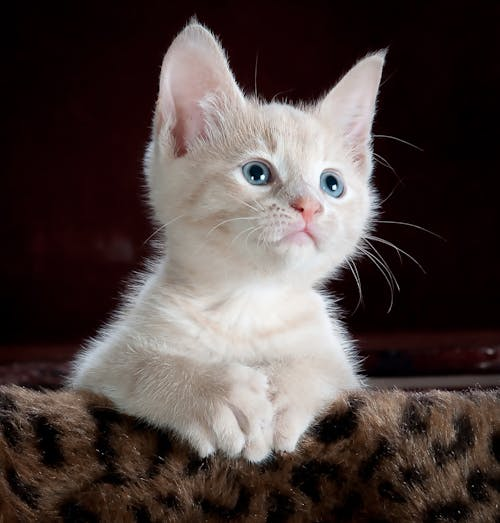
#> input picture images/kitty.jpeg, 500 x 523 px, found by its file name
$ jupyter execute noise.ipynb
#> lines starting #> are read from the running program, lines starting #| are printed output that depends on the picture
[cell 1]
import numpy as np
import matplotlib.pyplot as plt
from PIL import Image

# Load an image and convert it to grayscale
image_path = '/home/ankit/Diffusion_model/images/kitty.jpeg'
image = Image.open(image_path).convert('L')
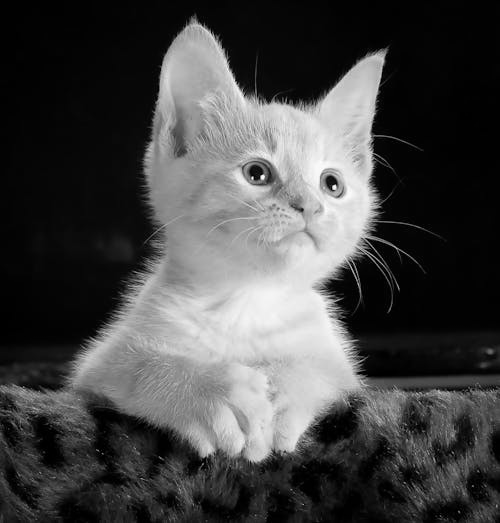
#> image: PIL image 500x523 L; min 0, max 254, mean 70.5
image = np.array(image, dtype=float)
#> image: shape (523, 500) float64

# Display the original and noisy images
plt.figure(figsize=(12, 6))
plt.subplot(1, 2, 1)
plt.title('Original Image')
plt.imshow(image, cmap='gray')
plt.axis('off')

# Loop to add Gaussian noise with increasing standard deviation
for std_dev in range(50, 1050, 50):  # From 50 to 1000 in steps of 50
    # Generate Gaussian noise
    noise = np.random.normal(0, std_dev, image.shape)

    # Add noise to the image
    noisy_image = image + noise

    # Clip values to remain within byte range
    noisy_image = np.clip(noisy_image, 0, 255)

    # Convert back to uint8
    noisy_image = noisy_image.astype(np.uint8)

    # Display the noisy image
    plt.figure()
    plt.imshow(noisy_image, cmap='gray')
    plt.title(f'Image with Gaussian Noise, std_dev = {std_dev}')
    plt.axis('off')
    plt.show()
#> this loop made 20 passes
#> pass 1, `noisy_image = image + noise`:
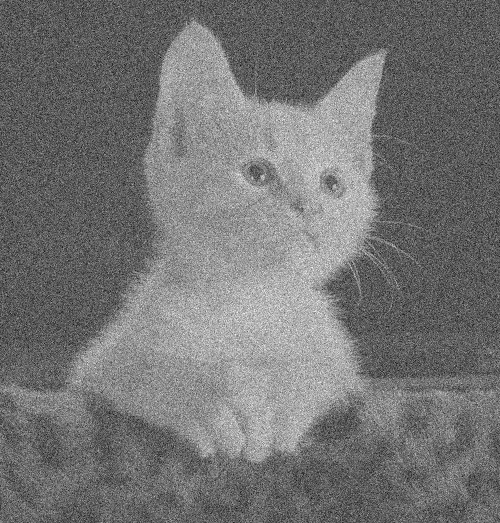
#> noisy_image: shape (523, 500) float64; min -228, max 426.1, mean 70.5; drawn with min black and max white
#> pass 1, `noisy_image = np.clip(noisy_image, 0, 255)`:
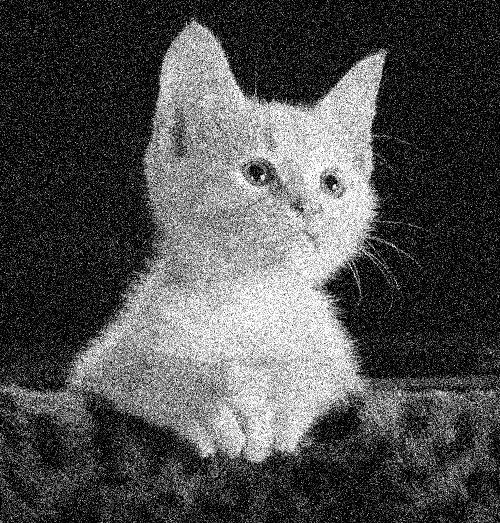
#> noisy_image: shape (523, 500) float64; min 0, max 255, mean 79
#> pass 2, `noisy_image = image + noise`:
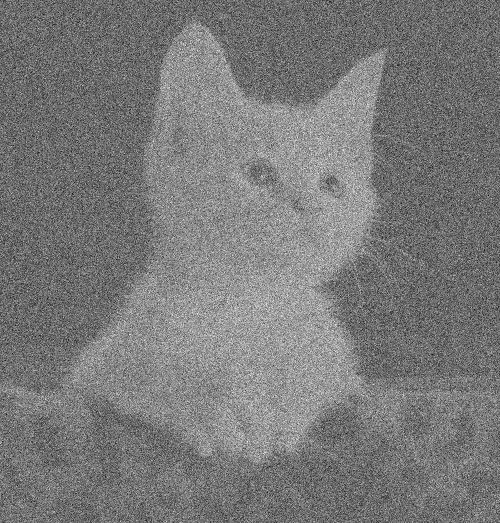
#> noisy_image: shape (523, 500) float64; min -453.2, max 641.7, mean 70.9; drawn with min black and max white
#> pass 2, `plt.show()`:
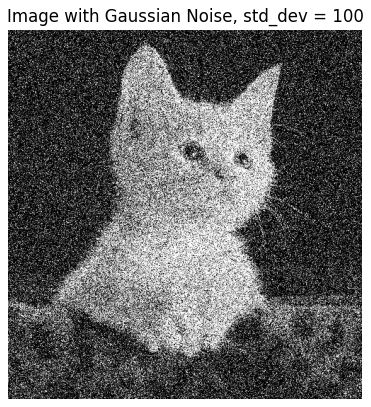
#> figure drawn by matplotlib, 1 panel
